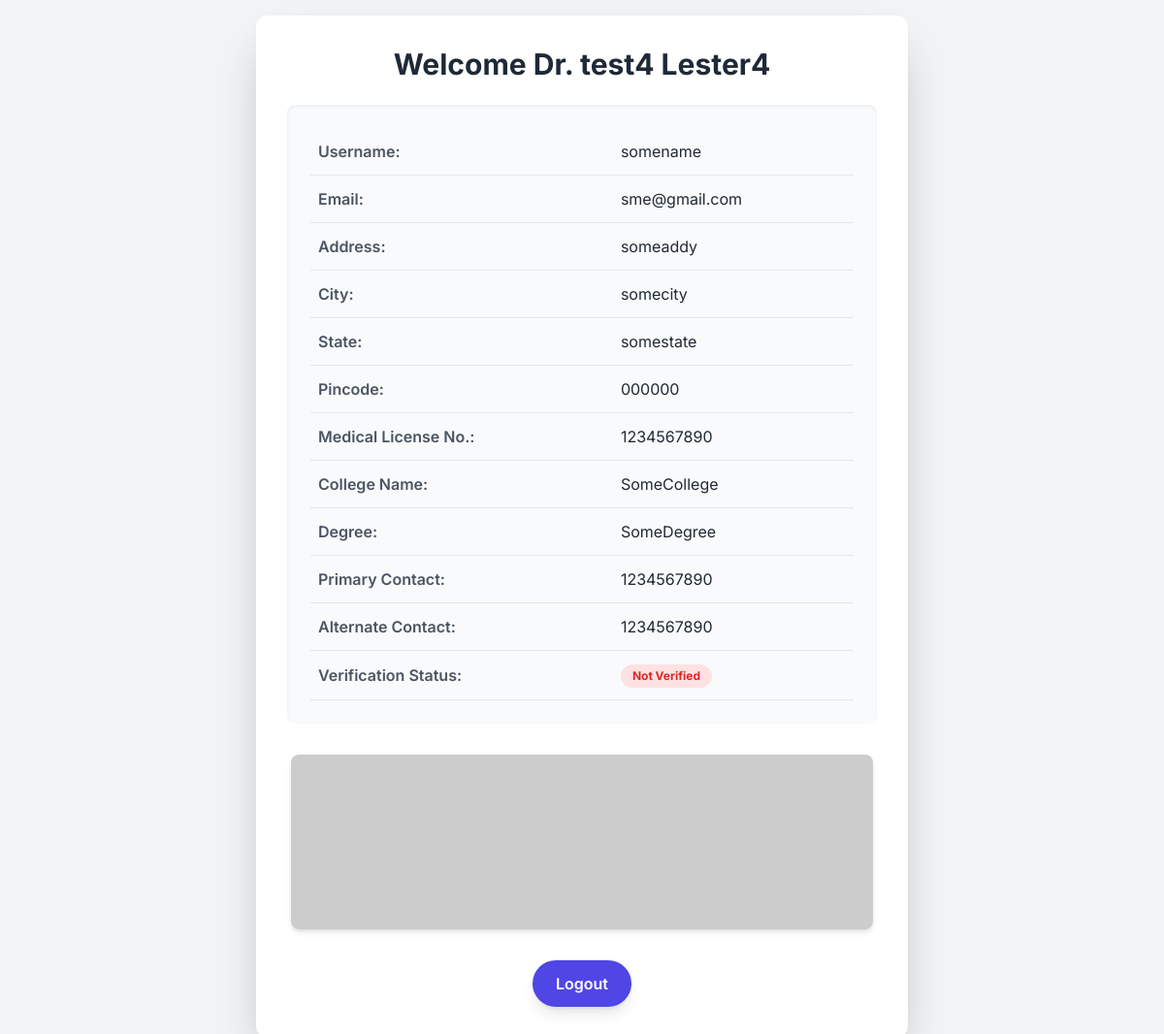
/doctor_dashboard/ (signed in), run on the app's committed database.
### accounts/models.py (models this page shows, shortened)
class CustomUser(AbstractUser):
    user_type = models.CharField(max_length=10, choices=USER_TYPE_CHOICES)
    profile_pic = models.ImageField(upload_to='profiles/', null=True, blank=True)
    address_line1 = models.CharField(max_length=255, blank=True)
    city = models.CharField(max_length=100, blank=True)
    state = models.CharField(max_length=100, blank=True)
    pincode = models.CharField(max_length=10, blank=True)

class DoctorVerification(models.Model):
    user = models.OneToOneField(settings.AUTH_USER_MODEL, on_delete=models.CASCADE)
    medical_license_number = models.CharField(max_length=50)
    college_name = models.CharField(max_length=255)
    degree = models.CharField(max_length=100)
    degree_photo = models.ImageField(upload_to='degree_photos/', blank=True, null=True)
    phone_number1 = models.CharField(max_length=15)
    phone_number2 = models.CharField(max_length=15)
    govt_id_photo = models.ImageField(upload_to='govt_ids/', blank=True, null=True)
    verified = models.BooleanField(default=False)

### accounts/views.py (the view)
# urls.py: path('doctor_dashboard/', views.doctor_dashboard, name='doctor_dashboard'),
@login_required
def doctor_dashboard(request):
    user = request.user
    verification = get_object_or_404(DoctorVerification, user=user)
    context = {
        'first_name': user.first_name,
        'last_name': user.last_name,
        'username': user.username,
        'email': user.email,
        'profile_pic': user.profile_pic,
        'address_line1': user.address_line1,
        'city': user.city,
        'state': user.state,
        'pincode': user.pincode,
        'medical_license_number': verification.medical_license_number,
        'college_name': verification.college_name,
        'degree': verification.degree,
        'phone_number1': verification.phone_number1,
        'phone_number2': verification.phone_number2,
        'degree_photo': verification.degree_photo,
        'govt_id_photo': verification.govt_id_photo,
        'verified': verification.verified,
    }
    return render(request, 'accounts/doctor_dashboard.html', context)

### accounts/templates/accounts/doctor_dashboard.html (shortened to what this page needs)
<!DOCTYPE html>
<html lang="en">
<head>
	<script src="https://cdn.tailwindcss.com"></script>
</head>
<body class="bg-gray-100 min-h-screen flex items-center justify-center p-4">
	<div class="bg-white p-8 rounded-xl shadow-2xl max-w-2xl w-full">
		<h2 class="text-3xl font-bold text-center text-gray-800 mb-6">Welcome Dr. {{ first_name }} {{ last_name }}</h2>
		<div class="bg-gray-50 p-6 rounded-lg shadow-inner">
			<table class="w-full text-left table-auto">
				<tbody>
					<tr class="border-b border-gray-200">
						<td class="py-3 px-2 font-semibold text-gray-600">Username:</td>
						<td class="py-3 px-2 text-gray-800">{{ username }}</td>
					</tr>
					<tr class="border-b border-gray-200">
						<td class="py-3 px-2 font-semibold text-gray-600">Email:</td>
						<td class="py-3 px-2 text-gray-800">{{ email }}</td>
					</tr>
					<tr class="border-b border-gray-200">
						<td class="py-3 px-2 font-semibold text-gray-600">Address:</td>
						<td class="py-3 px-2 text-gray-800">{{ address_line1 }}</td>
					</tr>
					<tr class="border-b border-gray-200">
						<td class="py-3 px-2 font-semibold text-gray-600">City:</td>
						<td class="py-3 px-2 text-gray-800">{{ city }}</td>
					</tr>
					<tr class="border-b border-gray-200">
						<td class="py-3 px-2 font-semibold text-gray-600">State:</td>
						<td class="py-3 px-2 text-gray-800">{{ state }}</td>
					</tr>
					<tr class="border-b border-gray-200">
						<td class="py-3 px-2 font-semibold text-gray-600">Pincode:</td>
						<td class="py-3 px-2 text-gray-800">{{ pincode }}</td>
					</tr>
					<tr class="border-b border-gray-200">
						<td class="py-3 px-2 font-semibold text-gray-600">Medical License No.:</td>
						<td class="py-3 px-2 text-gray-800">{{ medical_license_number }}</td>
					</tr>
					<tr class="border-b border-gray-200">
						<td class="py-3 px-2 font-semibold text-gray-600">College Name:</td>
						<td class="py-3 px-2 text-gray-800">{{ college_name }}</td>
					</tr>
					<tr class="border-b border-gray-200">
						<td class="py-3 px-2 font-semibold text-gray-600">Degree:</td>
						<td class="py-3 px-2 text-gray-800">{{ degree }}</td>
					</tr>
					<tr class="border-b border-gray-200">
						<td class="py-3 px-2 font-semibold text-gray-600">Primary Contact:</td>
						<td class="py-3 px-2 text-gray-800">{{ phone_number1 }}</td>
					</tr>
					<tr class="border-b border-gray-200">
						<td class="py-3 px-2 font-semibold text-gray-600">Alternate Contact:</td>
						<td class="py-3 px-2 text-gray-800">{{ phone_number2 }}</td>
					</tr>
					<tr class="border-b border-gray-200">
						<td class="py-3 px-2 font-semibold text-gray-600">Verification Status:</td>
						<td class="py-3 px-2 text-gray-800">
							<span class="inline-block px-3 py-1 rounded-full text-xs font-bold {% if verified %}bg-green-100 text-green-600{% else %}bg-red-100 text-red-600{% endif %}">
								{{ verified|yesno:"Verified,Not Verified" }}
							</span>
						</td>
					</tr>
				</tbody>
			</table>
		</div>
		<div class="mt-8 text-center">
			<img src="https://placehold.co/600x180/e2e8f0/475569?text=Additional+details+coming+soon" alt="Coming Soon" class="mx-auto rounded-lg shadow-md max-w-full h-auto">
		</div>
		<div class="mt-8 text-center">
			<a href="{% url 'logout' %}" class="inline-block bg-indigo-600 text-white font-semibold py-3 px-6 rounded-full shadow-lg hover:bg-indigo-700 focus:outline-none focus:ring-2 focus:ring-offset-2 focus:ring-indigo-500 transition-colors duration-300">
				Logout
			</a>
		</div>
	</div>
</body>
</html>

### accounts/templates/accounts/doctor_dashboard.html (style rules this page uses)
body { font-family: 'Inter', sans-serif; }

### data on the page
CustomUser: first_name "test4", last_name "Lester4", username "somename", email "sme@gmail.com", address_line1 "someaddy", city "somecity", state "somestate", pincode "000000"
DoctorVerification: medical_license_number "1234567890", college_name "SomeCollege", degree "SomeDegree", phone_number1 "1234567890", phone_number2 "1234567890"

### other printed values
{{ verified|yesno:"Verified,Not Verified" }} "Not Verified"
